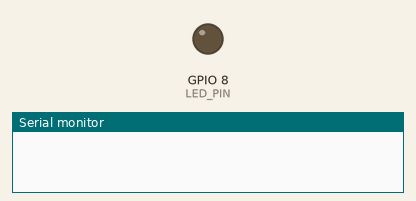
Recording of a program running on a simulated ESP32-C3. Shown: output pins drawn as LEDs (lit = HIGH), the last lines printed to the serial monitor.

Above: at 0.0 s.
At 1.6 s:
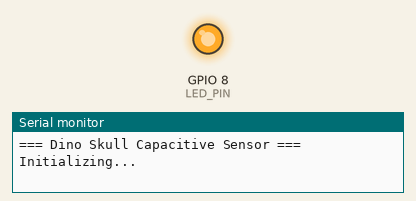
Timing chart, 0 to 3.2 s (numbered marks = the images above):
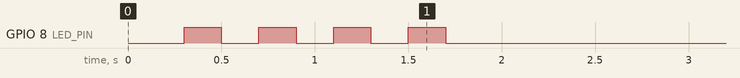

The program:

main.cpp
```cpp
#include <Arduino.h>

// LED pin - using the built-in LED on GPIO8 (ESP32-C3 DevKitM-1)
const int LED_PIN = 8;

void setup() {
  // Initialize serial communication
  Serial.begin(115200);
  delay(300);

  // Configure LED pin
  pinMode(LED_PIN, OUTPUT);
  digitalWrite(LED_PIN, LOW);

  Serial.println("\n=== Dino Skull Capacitive Sensor ===");
  Serial.println("Initializing...");

  // Flash LED 4 times to indicate startup
  for (int i = 0; i < 4; i++) {
    digitalWrite(LED_PIN, HIGH);
    delay(200);
    digitalWrite(LED_PIN, LOW);
    delay(200);
  }

  Serial.println("Ready! LED flashed 4 times.");
  Serial.println("Project initialized successfully.");
  Serial.println("Ready for capacitive sensor implementation.");
}

void loop() {
  // Main loop - currently just a placeholder
  // Future implementation will include:
  // - Capacitive touch sensing
  // - Servo control for jaw opening
  // - Safety checks and elastic band release

  delay(1000);
}
```
